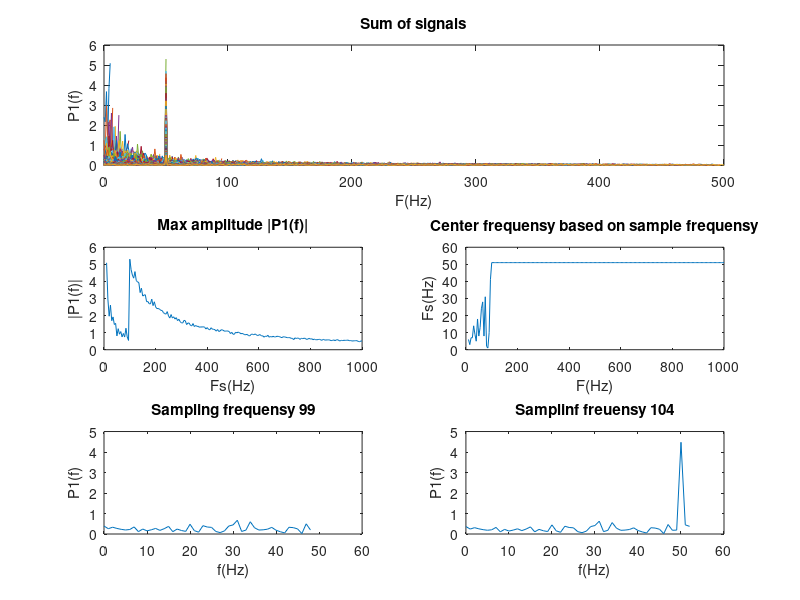

Source code (MATLAB):
close all
clc

peek = []
inexes = []
subplot(3,1,1);
steps = 10:5:1000;
for i = steps
    Fs = 1000;
    T = 1/Fs;
    L = Fs;
    t = (0:L-1)*T;
    what = 1:150;
    S = cos(2*pi*50*t);
    N = randn(size(t));
    X = S + N;
    Y = fft(X);
    f = i*(0:(i/2))/i;
    P2 = abs(Y/i);
    P1 = P2(1:floor(i/2)+1);
    [a,b] = max(P1);
    peek = [peek a];
    inexes = [inexes b];
    plot(f, P1 );
    hold on;
end
title("Sum of signals")
xlabel("F(Hz)")
ylabel("P1(f)")

subplot(3,2,3)
plot(steps, peek)
title("Max amplitude |P1(f)|")
xlabel("Fs(Hz)")
ylabel("|P1(f)|")

subplot(3,2,4)
plot(steps, inexes)
title("Center frequensy based on sample frequensy")
xlabel("F(Hz)")
ylabel("Fs(Hz)")


% AssigmentB
count = 5
N = randn(size(t));
for i = [97 104]
    Fs = 1000;
    T = 1/Fs;
    L = Fs;
    t = (0:L-1)*T;
    what = 1:150;
    S = sin(2*pi*50*t);
    X = S + N;
    Y = fft(X);
    %f = Fs*(0:(L/2))/L;
    f = i*(0:(i/2))/i;
    %P2 = abs(Y/L);
    P2 = abs(Y/i);
    %P1 = P2(1:L/2+1);
    P1 = P2(1:floor(i/2)+1);
    subplot(3,2,count)
    plot(f, P1 );
    ylim([0 5])
    xlim([0 60])
    xlabel("f(Hz)")
    ylabel("P1(f)")
    if count == 5
        title("Sampling frequensy 99")
    else
        title("Samplinf freuensy 104")
    end
    count = count  + 1
end




